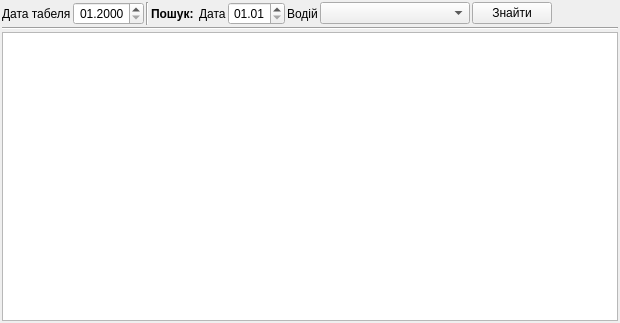
<?xml version="1.0" encoding="UTF-8"?>
<ui version="4.0">
 <class>UForm_AParkEditTabelWidget</class>
 <widget class="QWidget" name="UForm_AParkEditTabelWidget">
  <property name="geometry">
   <rect>
    <x>0</x>
    <y>0</y>
    <width>620</width>
    <height>323</height>
   </rect>
  </property>
  <property name="windowTitle">
   <string>Табель</string>
  </property>
  <layout class="QVBoxLayout" name="verticalLayout">
   <property name="spacing">
    <number>2</number>
   </property>
   <property name="margin">
    <number>2</number>
   </property>
   <item>
    <layout class="QHBoxLayout" name="horizontalLayout_2">
     <item>
      <layout class="QHBoxLayout" name="horizontalLayout">
       <property name="spacing">
        <number>2</number>
       </property>
       <item>
        <widget class="QLabel" name="label_tabelDate">
         <property name="text">
          <string>Дата табеля</string>
         </property>
        </widget>
       </item>
       <item>
        <widget class="QDateEdit" name="dateEdit_tabelDate">
         <property name="alignment">
          <set>Qt::AlignRight|Qt::AlignTrailing|Qt::AlignVCenter</set>
         </property>
         <property name="displayFormat">
          <string>MM.yyyy</string>
         </property>
        </widget>
       </item>
      </layout>
     </item>
     <item>
      <widget class="Line" name="line_2">
       <property name="orientation">
        <enum>Qt::Vertical</enum>
       </property>
      </widget>
     </item>
     <item>
      <layout class="QHBoxLayout" name="horizontalLayout_3">
       <property name="spacing">
        <number>2</number>
       </property>
       <item>
        <widget class="QLabel" name="label_poshuk">
         <property name="font">
          <font>
           <weight>75</weight>
           <bold>true</bold>
          </font>
         </property>
         <property name="text">
          <string>Пошук: </string>
         </property>
        </widget>
       </item>
       <item>
        <widget class="QLabel" name="label_dateFilter">
         <property name="text">
          <string>Дата</string>
         </property>
        </widget>
       </item>
       <item>
        <widget class="QDateEdit" name="dateEdit_dateFilter">
         <property name="alignment">
          <set>Qt::AlignRight|Qt::AlignTrailing|Qt::AlignVCenter</set>
         </property>
         <property name="displayFormat">
          <string>dd.MM</string>
         </property>
        </widget>
       </item>
       <item>
        <widget class="QLabel" name="label_vodiyFilter">
         <property name="text">
          <string>Водій</string>
         </property>
        </widget>
       </item>
       <item>
        <widget class="QComboBox" name="comboBox_vodiyFilter">
         <property name="minimumSize">
          <size>
           <width>150</width>
           <height>0</height>
          </size>
         </property>
        </widget>
       </item>
       <item>
        <widget class="QPushButton" name="pushButton_findCell">
         <property name="text">
          <string>Знайти</string>
         </property>
         <property name="icon">
          <iconset resource="../images/UAutoParkImg.qrc">
           <normaloff>:/icontexto_webdev_pack/icontexto_webdev_pack/icontexto-webdev-search-016x016.png</normaloff>:/icontexto_webdev_pack/icontexto_webdev_pack/icontexto-webdev-search-016x016.png</iconset>
         </property>
        </widget>
       </item>
      </layout>
     </item>
     <item>
      <spacer name="horizontalSpacer">
       <property name="orientation">
        <enum>Qt::Horizontal</enum>
       </property>
       <property name="sizeHint" stdset="0">
        <size>
         <width>40</width>
         <height>20</height>
        </size>
       </property>
      </spacer>
     </item>
    </layout>
   </item>
   <item>
    <widget class="Line" name="line">
     <property name="orientation">
      <enum>Qt::Horizontal</enum>
     </property>
    </widget>
   </item>
   <item>
    <widget class="QTableWidget" name="tableWidget_tabel">
     <property name="editTriggers">
      <set>QAbstractItemView::NoEditTriggers</set>
     </property>
    </widget>
   </item>
  </layout>
  <action name="action_fillCellFromDb">
   <property name="icon">
    <iconset resource="../images/UAutoParkImg.qrc">
     <normaloff>:/function_icon_set/function_icon_set/box_download_48.png</normaloff>:/function_icon_set/function_icon_set/box_download_48.png</iconset>
   </property>
   <property name="text">
    <string>Заповнити комірку з шлях.листів</string>
   </property>
   <property name="toolTip">
    <string>Заповнення комірки часу роботи з шляхових листів</string>
   </property>
  </action>
  <action name="action_fillRowFromDb">
   <property name="icon">
    <iconset resource="../images/UAutoParkImg.qrc">
     <normaloff>:/function_icon_set/function_icon_set/navigate_48.png</normaloff>:/function_icon_set/function_icon_set/navigate_48.png</iconset>
   </property>
   <property name="text">
    <string>Заповнити стрічку працівника з шлях.листів</string>
   </property>
   <property name="toolTip">
    <string>Заповнення стрічки табеля часу роботи з шляхових листів</string>
   </property>
  </action>
  <action name="action_fillTabelFromDb">
   <property name="icon">
    <iconset resource="../images/UAutoParkImg.qrc">
     <normaloff>:/icontexto_webdev_pack/icontexto_webdev_pack/icontexto-webdev-arrow-down-032x032.png</normaloff>:/icontexto_webdev_pack/icontexto_webdev_pack/icontexto-webdev-arrow-down-032x032.png</iconset>
   </property>
   <property name="text">
    <string>Заповнити табель з шлях.листів</string>
   </property>
   <property name="toolTip">
    <string>Заповнення табеля з шляхових листів</string>
   </property>
  </action>
  <action name="action_reloadTabel">
   <property name="icon">
    <iconset resource="../images/UAutoParkImg.qrc">
     <normaloff>:/icontexto_webdev_pack/icontexto_webdev_pack/icontexto-webdev-reload-032x032.png</normaloff>:/icontexto_webdev_pack/icontexto_webdev_pack/icontexto-webdev-reload-032x032.png</iconset>
   </property>
   <property name="text">
    <string>Поновити показники табель</string>
   </property>
   <property name="toolTip">
    <string>Поновлення показників табеля з бази даних без їх зміни</string>
   </property>
  </action>
  <action name="action_printTabel">
   <property name="icon">
    <iconset resource="../images/UAutoParkImg.qrc">
     <normaloff>:/function_icon_set/function_icon_set/printer_48.png</normaloff>:/function_icon_set/function_icon_set/printer_48.png</iconset>
   </property>
   <property name="text">
    <string>Друк табеля</string>
   </property>
   <property name="toolTip">
    <string>Друк табеля за поточний місяць</string>
   </property>
  </action>
 </widget>
 <tabstops>
  <tabstop>dateEdit_tabelDate</tabstop>
  <tabstop>dateEdit_dateFilter</tabstop>
  <tabstop>comboBox_vodiyFilter</tabstop>
  <tabstop>pushButton_findCell</tabstop>
  <tabstop>tableWidget_tabel</tabstop>
 </tabstops>
 <resources>
  <include location="../images/UAutoParkImg.qrc"/>
 </resources>
 <connections/>
</ui>
